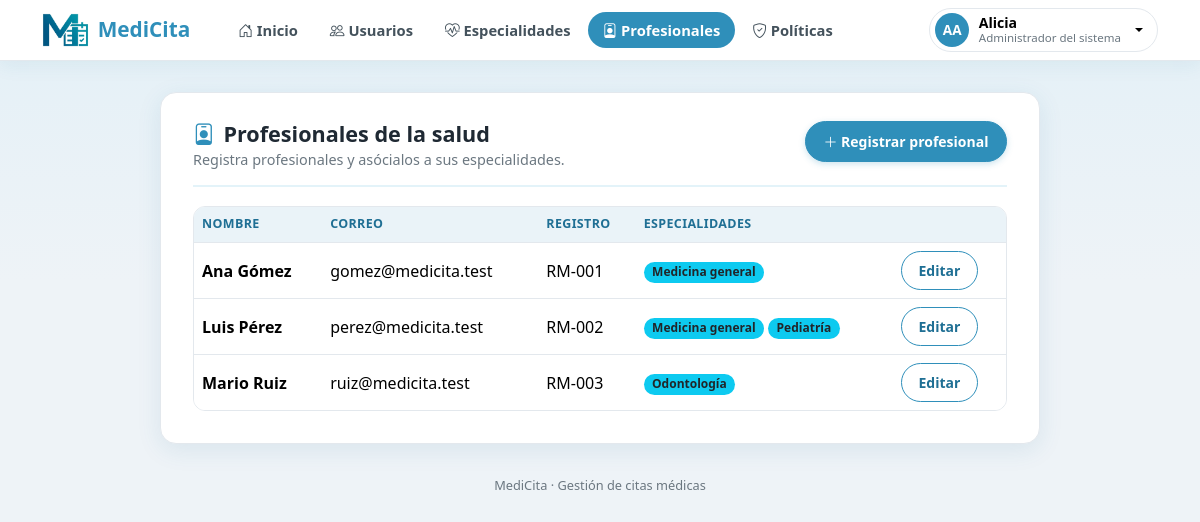
The page /gestion/profesionales/ (signed in) on the database its author committed.
### usuarios/models.py (models this page shows, shortened)
class Usuario(AbstractUser):
    class Rol(models.TextChoices):
        PACIENTE = "PACIENTE", "Paciente"
        PROFESIONAL = "PROFESIONAL", "Profesional de la salud"
        PERSONAL = "PERSONAL", "Personal administrativo"
        ADMIN = "ADMIN", "Administrador del sistema"
    username = None
    email = models.EmailField("correo electrónico", unique=True)
    documento = models.CharField("documento de identidad", max_length=20, unique=True)
    telefono = models.CharField("teléfono", max_length=20, blank=True)
    fecha_nacimiento = models.DateField("fecha de nacimiento", null=True, blank=True)
    rol = models.CharField(max_length=12, choices=Rol.choices, default=Rol.PACIENTE)
    USERNAME_FIELD = "email"
    REQUIRED_FIELDS = ["first_name", "last_name", "documento"]
    objects = UsuarioManager()

### citas/models.py (models this page shows, shortened)
class ProfesionalSalud(models.Model):
    usuario = models.OneToOneField(
        settings.AUTH_USER_MODEL, on_delete=models.CASCADE,
        limit_choices_to={"rol": "PROFESIONAL"}, related_name="perfil_profesional",
    )
    registro_profesional = models.CharField(max_length=30, blank=True)
    especialidades = models.ManyToManyField(Especialidad, related_name="profesionales", blank=True)
    class Meta:
        verbose_name = "profesional de la salud"
        verbose_name_plural = "profesionales de la salud"
    def __str__(self):
        return self.usuario.get_full_name() or self.usuario.email

class Especialidad(models.Model):
    nombre = models.CharField(max_length=80, unique=True)
    descripcion = models.CharField(max_length=200, blank=True)
    class Meta:
        verbose_name_plural = "especialidades"
        ordering = ["nombre"]

### citas/views_gestion.py (the view)
# urls.py: path("gestion/profesionales/", g.profesionales, name="profesionales"),
@rol_requerido(ADMIN)
def profesionales(request):
    lista = ProfesionalSalud.objects.select_related("usuario").prefetch_related("especialidades")
    return render(request, "gestion/profesionales.html", {"profesionales": lista})

### usuarios/context.py (called while the page is built)
def paciente_gestionado(request):
    usuario = getattr(request, "user", None)
    if usuario is not None and usuario.is_authenticated and usuario.rol == Usuario.Rol.PERSONAL:
        pk = request.session.get("paciente_gestionado")
        if pk:
            return {"paciente_gestionado": Usuario.objects.filter(pk=pk, rol=Usuario.Rol.PACIENTE).first()}
    return {}

### usuarios/permisos.py (called while the page is built)
def rol_requerido(*roles):
    def decorador(vista):
        @wraps(vista)
        def envoltura(request, *args, **kwargs):
            if request.user.rol not in roles:
                messages.error(request, "No tienes permiso para acceder a esa sección.")
                return redirect("panel")
            return vista(request, *args, **kwargs)
        return login_required(envoltura)
    return decorador

### templates/gestion/profesionales.html (shortened to what this page needs)
{% extends "base_app.html" %}
{% block cuerpo %}
<div class="mc-pagehead">
  <div><h1><i class="bi bi-person-badge"></i> Profesionales de la salud</h1><p>Registra profesionales y asócialos a sus especialidades.</p></div>
  <a class="btn btn-mc btn-sm" href="{% url 'profesional_nuevo' %}"><i class="bi bi-plus-lg"></i> Registrar profesional</a>
</div>
<table class="table align-middle mc-tabla mc-tabla-izq">
  <thead><tr><th>Nombre</th><th>Correo</th><th>Registro</th><th>Especialidades</th><th></th></tr></thead>
  <tbody>
  {% for p in profesionales %}
    <tr><td><strong>{{ p }}</strong></td><td>{{ p.usuario.email }}</td><td>{{ p.registro_profesional|default:"—" }}</td>
      <td>{% for e in p.especialidades.all %}<span class="badge bg-info text-dark">{{ e.nombre }}</span> {% empty %}<span class="text-muted">Sin especialidades</span>{% endfor %}</td>
      <td><a class="btn btn-sm btn-mc-outline" href="{% url 'profesional_editar' p.pk %}">Editar</a></td></tr>
  {% empty %}<tr><td colspan="5" class="text-muted">Aún no hay profesionales.</td></tr>
  {% endfor %}
  </tbody>
</table>
{% endblock %}

### templates/_topbar.html (shortened to what this page needs)
{% load static %}{% with u=request.resolver_match.url_name %}
<nav class="navbar navbar-expand-lg mc-nav">
  <div class="container-xl">
    <a class="navbar-brand mc-nav-brand" href="{% url 'panel' %}">
      <img src="{% static 'img/logo.png' %}" alt="" style="height:34px;width:auto" class="mc-logo" draggable="false"><span>MediCita</span>
    </a>
    <div class="collapse navbar-collapse" id="mcNav">
      <ul class="navbar-nav me-auto mb-2 mb-lg-0 ms-lg-3">
        <li class="nav-item"><a class="nav-link {% if u == 'panel' %}active{% endif %}" href="{% url 'panel' %}"><i class="bi bi-house-door"></i> Inicio</a></li>
        {% if user.rol == 'PACIENTE' %}
          <li class="nav-item"><a class="nav-link {% if u == 'horarios' or u == 'cita_nueva' or u == 'cita_confirmacion' %}active{% endif %}" href="{% url 'horarios' %}"><i class="bi bi-calendar-plus"></i> Disponibilidad</a></li>
          <li class="nav-item"><a class="nav-link {% if u == 'mis_citas' or u == 'cita_cancelar' or u == 'cita_reprogramar' %}active{% endif %}" href="{% url 'mis_citas' %}"><i class="bi bi-journal-medical"></i> Mis citas</a></li>
        {% elif user.rol == 'PROFESIONAL' %}
          <li class="nav-item"><a class="nav-link {% if u == 'agenda' %}active{% endif %}" href="{% url 'agenda' %}"><i class="bi bi-calendar3"></i> Mi agenda</a></li>
        {% elif user.rol == 'ADMIN' %}
          <li class="nav-item"><a class="nav-link {% if u == 'gestion_usuarios' %}active{% endif %}" href="{% url 'gestion_usuarios' %}"><i class="bi bi-people"></i> Usuarios</a></li>
          <li class="nav-item"><a class="nav-link {% if u == 'especialidades' or u == 'especialidad_editar' %}active{% endif %}" href="{% url 'especialidades' %}"><i class="bi bi-heart-pulse"></i> Especialidades</a></li>
          <li class="nav-item"><a class="nav-link {% if u == 'profesionales' or u == 'profesional_nuevo' or u == 'profesional_editar' %}active{% endif %}" href="{% url 'profesionales' %}"><i class="bi bi-person-badge"></i> Profesionales</a></li>
          <li class="nav-item"><a class="nav-link {% if u == 'politicas' or u == 'politica_nueva' or u == 'politica_editar' %}active{% endif %}" href="{% url 'politicas' %}"><i class="bi bi-shield-check"></i> Políticas</a></li>
        {% endif %}
      </ul>
      <div class="dropdown">
        <button class="mc-user dropdown-toggle" type="button" data-bs-toggle="dropdown" aria-expanded="false">
          <span class="mc-avatar">{{ user.first_name|slice:":1" }}{{ user.last_name|slice:":1" }}</span>
          <span class="mc-user-info"><strong>{{ user.first_name }}</strong><small>{{ user.get_rol_display }}</small></span>
        </button>
      </div>
    </div>
  </div>
</nav>
{% endwith %}

### static/css/style.css (style rules this page uses)
:root { --mc: #2f8fba; --mc-dark: #1f6f94; --mc-light: #e3f3f9; --ink: #1f2933; --muted: #6b7780; --line: #e3e8ed; }
body { background: #eef3f7 linear-gradient(180deg, #e3f0f7 0, #eef3f7 280px) no-repeat; font-family: "Segoe UI", system-ui, -apple-system, sans-serif; color: var(--ink); min-height: 100vh; }
a { color: var(--mc-dark); }
.mc-nav { background: #fff; box-shadow: 0 1px 0 var(--line), 0 6px 18px rgba(31, 111, 148, .07); padding: .5rem 0; position: sticky; top: 0; z-index: 1030; }
.mc-nav-brand { display: flex; align-items: center; gap: .55rem; font-weight: 700; color: var(--mc) !important; font-size: 1.3rem; }
.mc-nav .nav-link { color: #44525c; font-weight: 600; font-size: .92rem; border-radius: 999px; padding: .45rem .9rem !important; margin: 0 .1rem; }
.mc-nav .nav-link.active { background: var(--mc); color: #fff; }
.mc-user { display: flex; align-items: center; gap: .6rem; background: #fff; border: 1px solid var(--line); border-radius: 999px; padding: .25rem .9rem .25rem .3rem; }
.mc-avatar { width: 34px; height: 34px; border-radius: 50%; background: var(--mc); color: #fff; font-weight: 700; font-size: .85rem; display: grid; place-items: center; text-transform: uppercase; }
.mc-user-info { display: flex; flex-direction: column; text-align: left; line-height: 1.15; }
.mc-user-info strong { font-size: .88rem; }
.mc-user-info small { color: var(--muted); font-size: .72rem; }
.mc-pagehead { display: flex; justify-content: space-between; align-items: flex-start; flex-wrap: wrap; gap: .75rem; padding-bottom: .9rem; margin-bottom: 1.2rem; border-bottom: 2px solid var(--mc-light); }
.mc-pagehead h1 { font-size: 1.35rem; font-weight: 700; color: var(--ink); margin: 0; display: flex; align-items: center; gap: .55rem; }
.mc-pagehead h1 i { color: var(--mc); }
.mc-pagehead p { margin: .15rem 0 0; color: var(--muted); font-size: .9rem; }
.btn-mc { background: var(--mc); border: 1px solid var(--mc); color: #fff; border-radius: 999px; font-weight: 600; padding: .55rem 1.1rem; transition: all .15s; box-shadow: 0 2px 6px rgba(47, 143, 186, .25); }
.btn-mc-outline { border: 1px solid var(--mc); border-radius: 999px; font-weight: 600; background: #fff; color: var(--mc-dark); padding: .5rem 1.05rem; transition: all .15s; }
.mc-tabla { border-collapse: separate; border-spacing: 0; border: 1px solid var(--line); border-radius: 12px; overflow: hidden; margin-bottom: 0; }
.mc-tabla th { background: #eaf3f8; color: var(--mc-dark); font-size: .78rem; text-transform: uppercase; letter-spacing: .03em; text-align: center; border-bottom: 1px solid var(--line) !important; }
.mc-tabla td { text-align: center; vertical-align: middle; border-bottom: 1px solid var(--line) !important; }
.mc-tabla tbody tr:last-child td { border-bottom: 0 !important; }
.mc-tabla-izq td, .mc-tabla-izq th { text-align: left; }
.badge { font-weight: 600; padding: .4em .7em; border-radius: 999px; }
.mc-logo { -webkit-user-drag: none; user-select: none; -webkit-user-select: none; pointer-events: none; }

### rows shown on the page
Usuario: first_name "A", last_name "A", first_name "Alicia", rol "Administrador del sistema"
ProfesionalSalud: usuario.last_name "Ana Gómez", usuario.email "gomez@medicita.test", registro_profesional "RM-001"
Especialidad: nombre "Medicina general"
ProfesionalSalud: usuario.last_name "Luis Pérez", usuario.email "perez@medicita.test", registro_profesional "RM-002"
Especialidad: nombre "Pediatría"
ProfesionalSalud: usuario.last_name "Mario Ruiz", usuario.email "ruiz@medicita.test", registro_profesional "RM-003"
Especialidad: nombre "Odontología"
